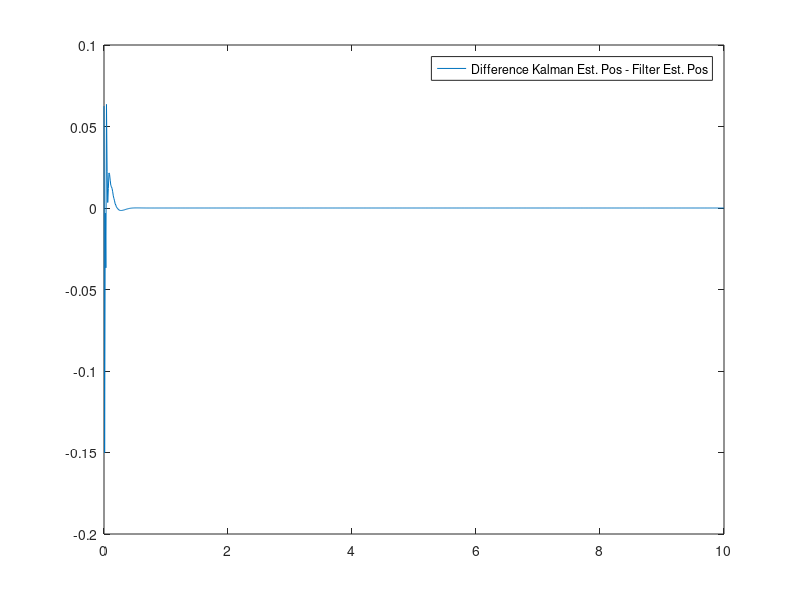
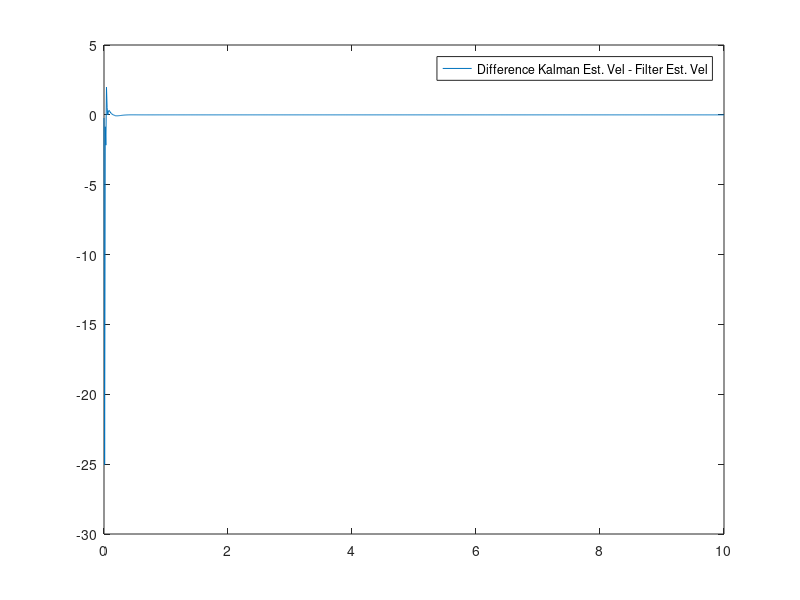
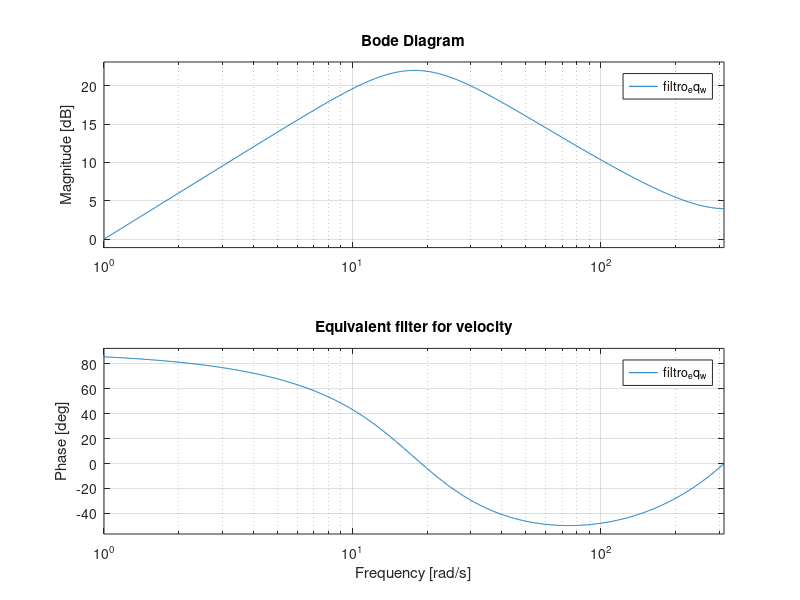
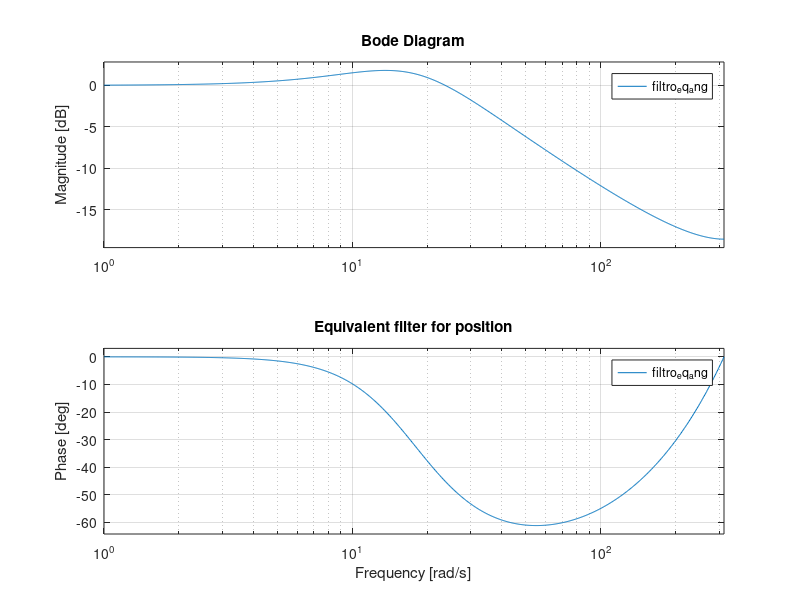

These charts were generated, in order, by the following MATLAB code: (Note: this script raises an error after producing the figures.)
% 
% Kalman equivalent filters
%
% Author: Francesco Achille
%
% Date: 5/06/2010
% 
% Requirements: Control System Toolbox (lsim and tf functions)
%


clear all;
close all;
clc;

Ts=0.01; %Sampling time
v=1; % target velocity [m/s]
s0=0; % Initial target posotion [m]
t=0:Ts:10; %Time
std_noise=0.1; %meas noise std [m]
var_noise=std_noise^2; 

%Original signal and noise affected measurement 
signal=t*v+s0; 
meas=signal+std_noise*randn(size(signal))

%Process noise variance (use this to modify the filter bandwidth)
var_process=0.1; 

%Kalman filter init

%constant matrix
Rn=var_noise; %noise covariance matrix
Qn=[0 0;0 var_process]; %Process noise covariance matrix
sig=[1 Ts; 0 1]; %Plant (constant velocity) matrix
M=[1 0]; %Mauasurement matrix
H=M;

pos_s(1)=meas(1);
vel_s(1)=0; %not used
pos_s(2)=meas(2);
vel_s(2)=(pos_s(2)-pos_s(1))/Ts;

X_piu=[pos_s(2);vel_s(2)]; %initial state estimate
P_piu=[std_noise sqrt(2*var_noise)/Ts]'*[std_noise sqrt(2*var_noise)/Ts]; %initial error covariance matrix esitmate

%temp variables for plot 
K_pos(1)=1;K_pos(2)=1;
K_vel(1)=1;K_vel(2)=1;

%%
%Kalman filter 
for(i=3:length(signal))
X_meno=sig*X_piu;
P_meno=sig*P_piu*sig'+Qn;
Kk=P_meno*H'*(H*P_meno*H'+Rn)^(-1);
K_pos(i)=Kk(1,1); %memorize result
K_vel(i)=Kk(2,1); 
X_piu=X_meno+Kk*(meas(i)-H*X_meno);
P_piu=([1 0;0 1]-Kk*H)*P_meno;
pos_s(i)=X_piu(1,1); 
vel_s(i)=X_piu(2,1); 
end
%%

%Steady-state kalman gains
g=K_pos(length(K_pos));
h=K_vel(length(K_vel));

%Equivalent filters equations
filtro_eq_ang=tf([g Ts*h-g 0],[1 g+Ts*h-2 1-g],Ts); %relation estimated_postion/measured_position
filtro_eq_w=tf([h -h 0],[1 g+Ts*h-2 1-g],Ts); %relation estimated_velocity/measured_position
%filtro_eq_ww=tf([h -h 0],[1 g+Ts*h-2 1-g],Ts)*tf([Ts],[1 -1],Ts); %relation estimated_velocity/diff(measured_position)

%Filtering
pos_eq=lsim(filtro_eq_ang,meas,t);
vel_eq=lsim(filtro_eq_w,meas,t);




%%
%Results plots
figure;
plot(t,pos_s-pos_eq');
legend('Difference Kalman Est. Pos - Filter Est. Pos')
figure;
plot(t,vel_s-vel_eq');
legend('Difference Kalman Est. Vel - Filter Est. Vel')

figure;
bode(filtro_eq_w);
title('Equivalent filter for velocity')

figure;
bode(filtro_eq_ang);
title('Equivalent filter for position')

figure;
plot(t,K_vel,t,zeros(size(K_vel))+h);
legend('Kalman velocity gain','value used for filter set-up')
xlabel('time [s]');
ylabel('Gain');

figure;
plot(t,K_pos,t,zeros(size(K_pos))+g);
legend('Kalman position gain','value used for filter set-up')
xlabel('time [s]');
ylabel('Gain');

figure;
plot(t,[Ts diff(signal)/Ts],t,vel_s,t,vel_eq);
legend('True velocity','Kalman Est. Velocity','Filter estimated velocity');
title('Velocity Estimate results');
xlabel('Time [s]');
Ylabel('Velocity [m\s]');

figure;
plot(t,signal,t,meas,t,pos_s,t,pos_eq);
legend('True position','Measured position','Kalman estimated position','Filter estimated position');
title('Position estimate results');
xlabel('Time [s]');
Ylabel('Position [m]');

figure;
plot(t,signal,t,meas,t,pos_s,t,pos_eq);
xlim([0 1])
ylim([-0.5 1])
legend('True position','Measured position','Kalman estimated position','Filter estimated position');
title('Position estimate results - Startup');
xlabel('Time [s]');
Ylabel('Position [m]');


